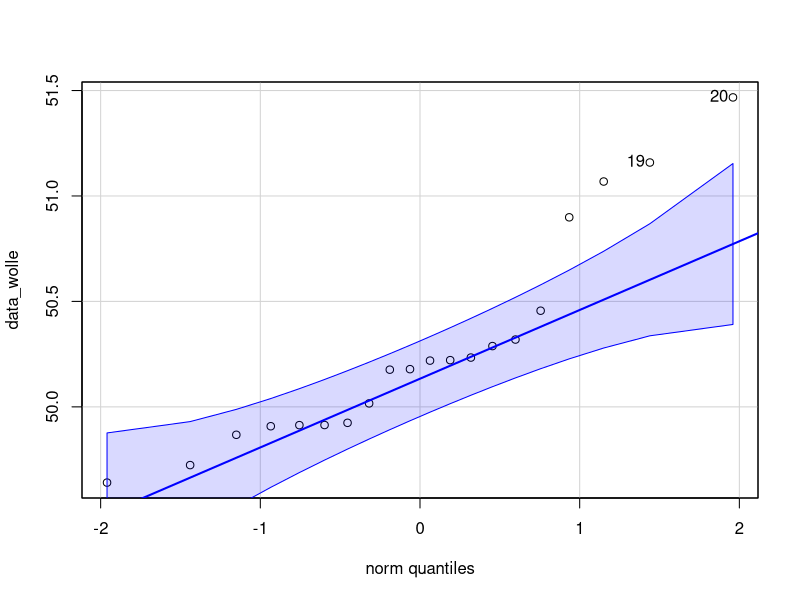
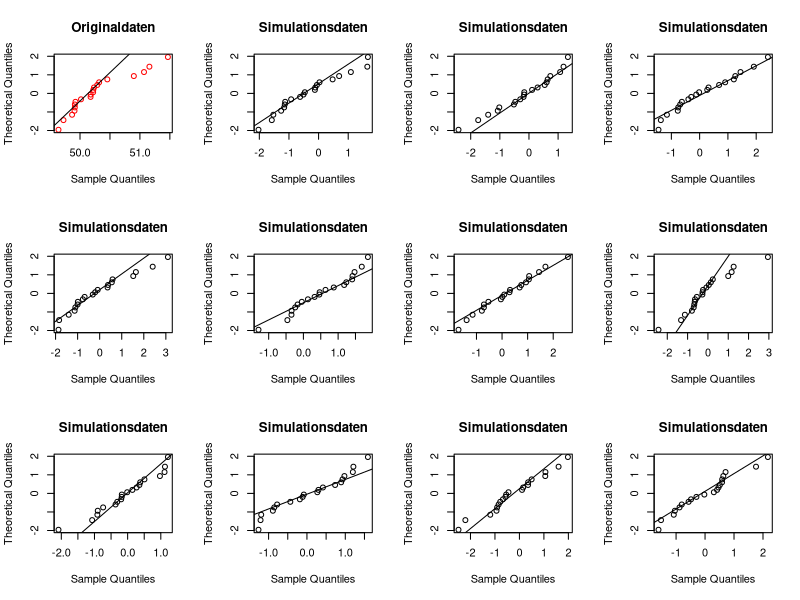
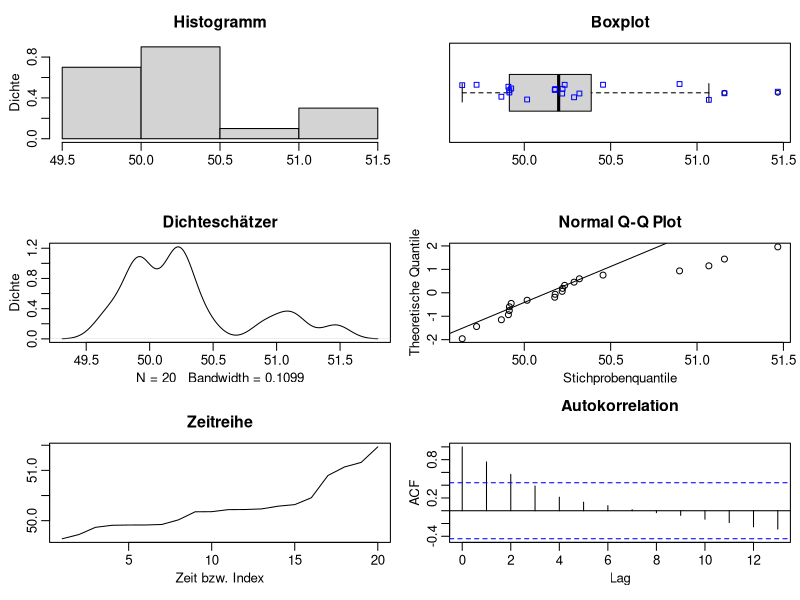

Reproduce these figures in R, in order.
## ---- chunk 1
library(car)
library(ggplot2)
library(tidyverse)
## ---- chunk 2
data_wolle <- scan("Wollknaeuelgewichte2024.txt", sep = " ")
data_wolle

head(data_wolle, 5)
tail(data_wolle, 5)
## ---- chunk 3
qqPlot(data_wolle)
## ---- chunk 4
qqnorm.sim <- function(x) {
  oldp <- par(mfrow = c(3, 4))   # oldp speichert die aktuellen
    # Einstellungen des Grafiklayouts (bevor der (3x4)-Mehr-
    # fachplotrahmen aktiviert wird), um sie nachher wiederher-
    # zustellen.
        
   qqnorm(x, main = "Originaldaten",  # Normal-QQ-Plot der zu
          datax = TRUE, col = "red")  # beurteilenden Daten
   qqline(x, datax = TRUE)            # (rot) mit Refenzlinie.
        
   n <- length(x)   # Stichprobenumfang der zu beurteil. Daten.
   replicate(11, {  # 11-fache Wiederh. der Befehle in {....}.
         xx <- rnorm(n)  # Erzeugung normalverteilter Daten.
         qqnorm(xx, main = "Simulationsdaten", datax = TRUE)
         qqline(xx, datax = TRUE)
         } )
 invisible(par(oldp))  # Restauration des vorherigen Grafik-
                       # layouts, ohne dass ein Rückgabewert
                       # an der Aufrufstelle ausgegeben wird.
 # Alternative: on.exit(par(oldp)) # Bedeutung siehe Hifeseite!
}

qqnorm.sim(data_wolle)
## ---- chunk 5
eda <- function(x) {
 oldp <- par(mfrow = c(3, 2), mgp = c(1.7, 0.6,0),
             mar = c(3.5, 3, 2.6, 0.5) + 0.1, cex = 0.8)
 on.exit(par(oldp))

 hist(x, freq = FALSE, ylab = "Dichte", xlab = "",
      main = "Histogramm")
 boxplot(x, horizontal = TRUE, main = "Boxplot")
 set.seed(42)
 stripchart(x, add = TRUE, col = "blue", method = "jitter")

 qa <- diff(quantile(x, c(1/4, 3/4)))
 dest <- density(x, width = qa)
 plot(dest, ylab = "Dichte", main = "Dichteschätzer")

 qqnorm(x, datax = TRUE, ylab = "Stichprobenquantile",
        xlab = "Theoretische Quantile")
 qqline(x, datax = TRUE)
 ts.plot(x, ylab = "", xlab = "Zeit bzw. Index",
         main = "Zeitreihe")

 acf(x, main = "Autokorrelation")

 d <- max(3, getOption("digits") - 3)
 c(summary(x), "St.Dev." = signif(sd(x), digits = d))
}

eda(data_wolle)
## ---- chunk 6

## ---- chunk 7
Test_Statistik <-  wilcox.test(data_wolle, mu = 50)

## ---- chunk 8
hypothesen_test <- function(p_wert, alpha = 0.05) {

  if (p_wert <= alpha) {
    message("Die $H_0$ muss verworfen werden und die $H_1$ kann angenommen werden")
  } else {
    message("Die $H_0$ kann nicht verworfen werden und die $H_1$ muss verworfen werden")
  }
}

Antwort <- hypothesen_test(Test_Statistik$p.value)
## ---- chunk 9
median(data_wolle)
